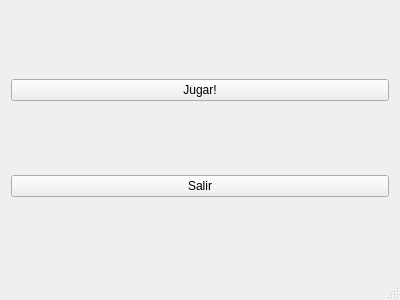
<?xml version="1.0" encoding="UTF-8"?>
<ui version="4.0">
 <class>MainWindow</class>
 <widget class="QMainWindow" name="MainWindow">
  <property name="geometry">
   <rect>
    <x>0</x>
    <y>0</y>
    <width>400</width>
    <height>300</height>
   </rect>
  </property>
  <property name="windowTitle">
   <string>MainWindow</string>
  </property>
  <widget class="QWidget" name="centralWidget">
   <layout class="QVBoxLayout" name="verticalLayout">
    <item>
     <widget class="QPushButton" name="pushButton">
      <property name="text">
       <string>Jugar!</string>
      </property>
     </widget>
    </item>
    <item>
     <widget class="QPushButton" name="pushButton_2">
      <property name="text">
       <string>Salir</string>
      </property>
     </widget>
    </item>
   </layout>
  </widget>
  <widget class="QStatusBar" name="statusBar"/>
 </widget>
 <layoutdefault spacing="6" margin="11"/>
 <resources/>
 <connections/>
</ui>
